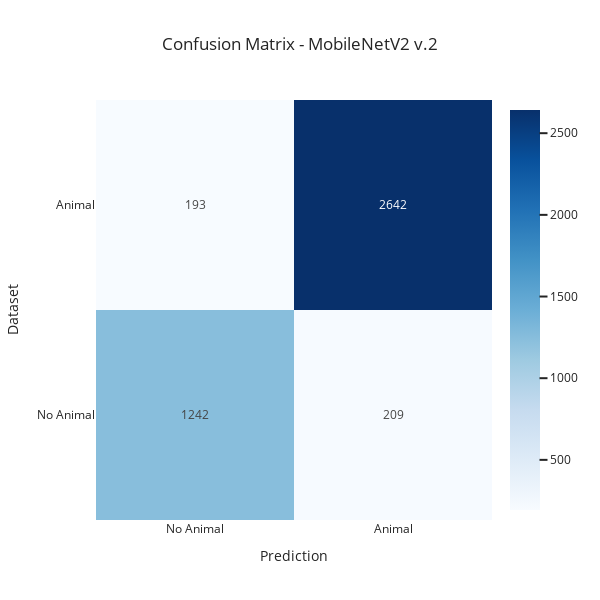

Write notebook code for a chart like this one.
### Code cell
import plotly.graph_objects as go
from sklearn.metrics import confusion_matrix

# Obtener las clases predichas a partir de las probabilidades
y_pred_class = (y_pred_prob > 0.5).astype(int)  # Para clasificación binaria

# Calcular la matriz de confusión
conf_matrix = confusion_matrix(y_true, y_pred_class)

# Crear etiquetas con los números
conf_matrix_text = [[str(value) for value in row] for row in conf_matrix]

# Crear el heatmap con Plotly
fig = go.Figure(
    data=go.Heatmap(
        z=conf_matrix,
        x=["No Animal", "Animal"],  # Predicted labels
        y=["No Animal", "Animal"],  # Actual labels
        text=conf_matrix_text,  # Añadir los valores como texto
        texttemplate="%{text}",  # Mostrar los valores en las celdas
        colorscale="Blues",
        showscale=True,
    )
)

# Configurar diseño
fig.update_layout(
    title=f"Confusion Matrix - {model_name} {version}",
    xaxis_title="Prediction",
    yaxis_title="Dataset",
    xaxis=dict(tickmode="array", tickvals=[0, 1], ticktext=["No Animal", "Animal"]),
    yaxis=dict(tickmode="array", tickvals=[0, 1], ticktext=["No Animal", "Animal"]),
    template="seaborn",
    width=600,
    height=600,
)

# Mostrar la figura
fig.show()
fig.write_image(f"./reports/figures/confusion_matrix/{complete_name}_test.png")

### Figure 1 — Plotly figure (JSON) as saved in the notebook; plotly's stock layout.template omitted (floating-point values rounded to 4 significant figures)
{"data": [{"colorscale": [[0, "rgb(247,251,255)"], [0.125, "rgb(222,235,247)"], [0.25, "rgb(198,219,239)"], [0.375, "rgb(158,202,225)"], [0.5, "rgb(107,174,214)"], [0.625, "rgb(66,146,198)"], [0.75, "rgb(33,113,181)"], [0.875, "rgb(8,81,156)"], [1, "rgb(8,48,107)"]], "showscale": true, "text": [["1242", "209"], ["193", "2642"]], "texttemplate": "%{text}", "type": "heatmap", "x": ["No Animal", "Animal"], "y": ["No Animal", "Animal"], "z": [[1242, 209], [193, 2642]]}], "layout": {"height": 600, "title": {"text": "Confusion Matrix - MobileNetV2 v.2"}, "width": 600, "xaxis": {"tickmode": "array", "ticktext": ["No Animal", "Animal"], "tickvals": [0, 1], "title": {"text": "Prediction"}}, "yaxis": {"tickmode": "array", "ticktext": ["No Animal", "Animal"], "tickvals": [0, 1], "title": {"text": "Dataset"}}}}
